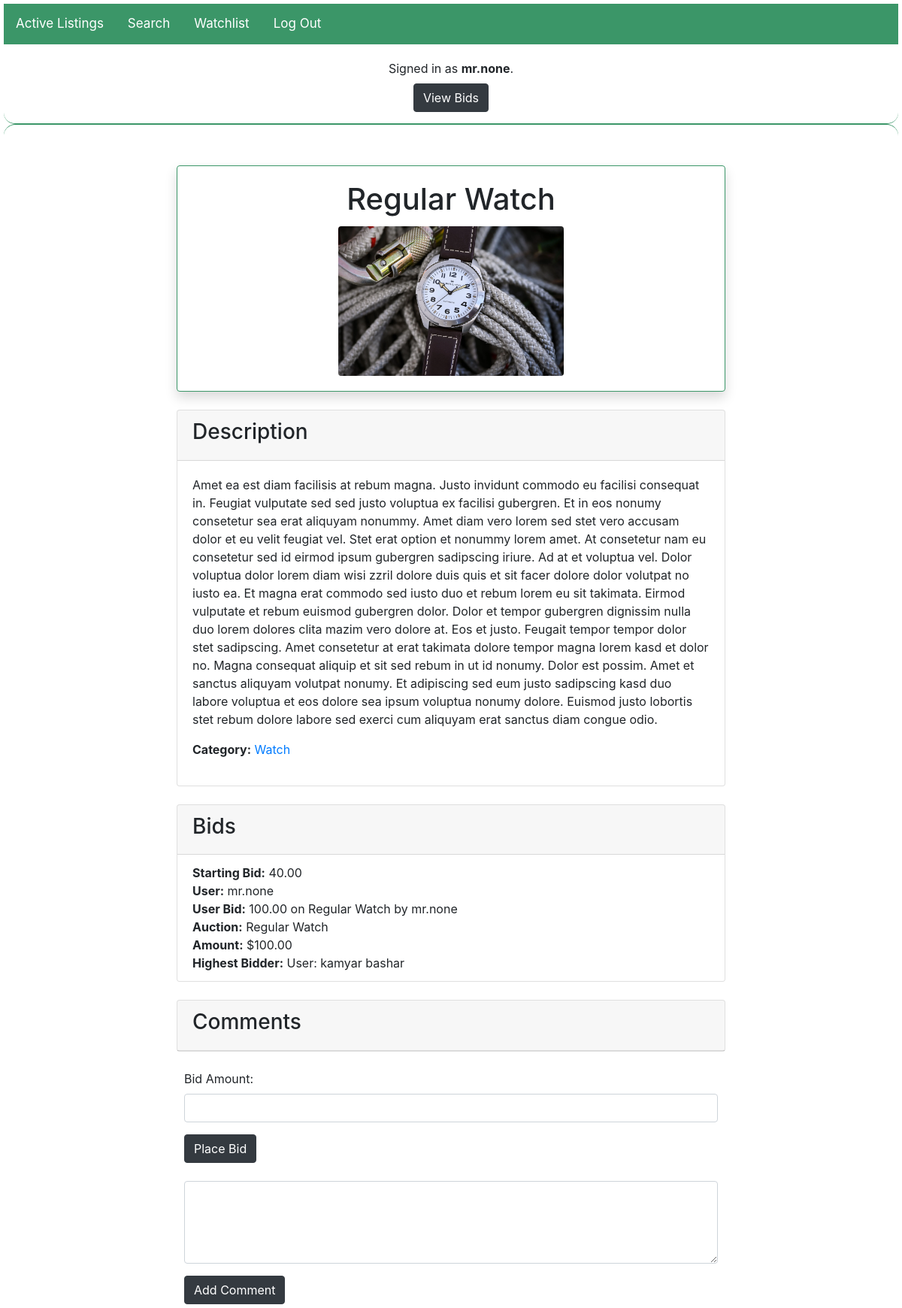
The page /listing/22/ (signed in) on the database its author committed.
### auctions/models.py (models this page shows, shortened)
class User(AbstractUser):
    name = models.CharField(max_length=64)
    lastname = models.CharField(max_length=64)
    email = models.EmailField(max_length=254, unique=True)
    def __str__(self):
        return f"User: {self.name} {self.lastname}"

class auction_listing(models.Model):
    user = models.ForeignKey(User, on_delete=models.CASCADE)
    title = models.CharField(max_length=64)
    description = models.TextField()
    price = models.DecimalField(max_digits=10, decimal_places=2, blank=True, null=True)
    starting_bid = models.DecimalField(max_digits=12, decimal_places=2, default=0)
    category = models.CharField(max_length=100, blank=True)
    image_url = models.ImageField(upload_to='auction_images/', blank=True, null=True )  # Define the ImageField
    bidss = models.IntegerField(default=1)
    created_at = models.DateTimeField(auto_now_add=True)
    active = models.BooleanField(default=True)
    winner = models.CharField(max_length=100, blank=True, null=True)
    highest_bid = models.DecimalField(max_digits=12, decimal_places=2, default=0)
    is_closed = models.BooleanField(default=False)

class bids(models.Model):
    user = models.ForeignKey(User, on_delete=models.CASCADE)
    amount = models.DecimalField(max_digits=10, decimal_places=2, default=0)
    created_at = models.DateTimeField(auto_now=True)
    auction = models.ForeignKey(auction_listing, on_delete=models.CASCADE, related_name='bids')  # Add related_name
    highest_bid = models.DecimalField(max_digits=12, decimal_places=2, default=0)
    starting_bid = models.DecimalField(max_digits=12, decimal_places=2, default=0)

### auctions/views.py (the view)
# urls.py: path('listing/<int:listing_id>/', views.listing_detail, name='listing_detail'),
@login_required
def listing_detail(request, listing_id):
    listing = get_object_or_404(auction_listing, pk=listing_id)
    user_auctions = auction_listing.objects.filter(user=request.user)
    user_bids = bids.objects.filter(auction__in=user_auctions)
    auction_bids = bids.objects.filter(auction=listing)
    highest_bid = auction_bids.aggregate(Max('amount'))['amount__max']
    highest_bidder = None
    if highest_bid is not None:
        highest_bid_obj = bids.objects.filter(auction=listing, amount=highest_bid).first()
        highest_bidder = highest_bid_obj.user
    user_bid = None
    if request.user.is_authenticated:
        user_bid = auction_bids.filter(user=request.user).first()
    winning_status = None
    if listing.is_closed and highest_bidder == request.user:
        winning_status = "Congratulations! You have won this auction."
    elif listing.is_closed:
        winning_status = "Sorry, you did not win this auction."
    context = {
        'listing': listing,
        'listing_comments': listing.comments.all(),
        'highest_bidder': highest_bidder,
        'user_bid': user_bid,
        'user_bids': user_bids,
        'winning_status': winning_status,
    }
    return render(request, 'auctions/listing_detail.html', context)

### auctions/models.py (called while the page is built)
    def __str__(self):
        return self.title

    def __str__(self):
        return f'{self.amount} on {self.auction} by {self.user.username}'

### auctions/templates/auctions/listing_detail.html (shortened to what this page needs)
{% extends "auctions/layout.html" %}
{% load crispy_forms_tags %}
{% block body %}
{% load static %}
<div class="container mt-4">
    <div class="row justify-content-center">
        <div class="col-lg-8">
            <div class="card border-custom shadow">
                <div class="card-body text-center">
                    <h1 class="card-title">{{ listing.title }}</h1>
                    {% if listing.image_url %}
                        <img src="{{ listing.image_url.url }}" alt="{{ listing.title }}" class="img-fluid mx-auto d-block rounded" style="max-width: 300px; max-height: 600px;">
                    {% else %}
                        <img src="{% static 'img/default.jpg' %}" alt="{{ listing.title }}" class="img-fluid mx-auto d-block rounded" style="max-width: 300px; max-height: 600px;">
                    {% endif %}
                </div>
            </div>
        </div>
    </div>
</div>
<div class="container mt-4">
    <div class="row justify-content-center">
        <div class="col-lg-8">
            <div class="card">
                <div class="card-header">
                    <h3>Description</h3>
                </div>
                <div class="card-body">
                    <p class="card-text">{{ listing.description }}</p>
                    <p><strong>Category:</strong><a href="{% url 'category_listings' listing.category %}"> {{ listing.category }}</a></p>
                </div>
            </div>
        </div>
    </div>
</div>
<div class="container mt-4">
    <div class="row justify-content-center">
        <div class="col-lg-8">
            <div class="card">
                <div class="card-header">
                    <h3>Bids</h3>
                </div>
                <ul class="list-group list-group-flush">
                        <li class="list-group-item">
                            <strong class="card-text">Starting Bid:</strong> {{ listing.starting_bid }}<br>
                            {% if user_bid %}
                            <strong>User:</strong> {{ user_bid.user.username }}<br>
                            <strong>User Bid:</strong> {{ user_bid }}<br>
                            <strong>Auction:</strong> {{ user_bid.auction.title }}<br>
                            <strong>Amount:</strong> ${{ user_bid.amount }}<br>
                            <strong>Highest Bidder:</strong> {{ highest_bidder }}<br>
                            {% endif %}
                        </li>
                </ul>
            </div>
        </div>
    </div>
</div>
<div class="container mt-4">
    <div class="row justify-content-center">
        <div class="col-lg-8">
            <div class="card">
                <div class="card-header">
                    <h3>Comments</h3>
                </div>
            </div>
        </div>
    </div>
</div>
<div class="container">
    <div class="container">
        <div class="row justify-content-center">
            <div class="col-md-8">
                <form action="{% url 'update_bid' listing.id %}" method="post" class="mt-4">
                    <div class="form-group">
                        <label for="bid_amount">Bid Amount:</label>
                        <input type="number" id="bid_amount" name="bid" step="0.01" class="form-control" required>
                    </div>
                    <button type="submit" class="btn btn-dark">Place Bid</button>
                </form>
            </div>
        </div>
    </div>
<div class="container">
    <div class="row justify-content-center">
        <div class="col-md-8">
            <form action="{% url 'add_comment' listing.id %}" method="post" class="mt-4">
                <textarea name="comment_text" rows="4" cols="50" class="form-control mb-3"></textarea>
                <button type="submit" class="btn btn-dark">Add Comment</button>
            </form>
        </div>
    </div>
</div>
{% endblock %}

### auctions/templates/auctions/layout.html (shortened to what this page needs)
{% load static %}
<!DOCTYPE html>
<html lang="en">
  <head>
    <link rel="stylesheet" href="https://stackpath.bootstrapcdn.com/bootstrap/4.4.1/css/bootstrap.min.css">
    <link href="{% static 'css/styles.css' %}" rel="stylesheet">
  </head>
  <body>
    <ul class="nav">
      <li class="nav-item">
        <a class="nav-link" href="{% url 'index' %}">Active Listings</a>
        <a class="nav-link" href="{% url 'categories' %}?next={{ request.path }}">Search</a>
        <a class="nav-link" href="{% url 'watchlist' %}?next={{ request.path }}">Watchlist</a>
      </li>
      {% if user.is_authenticated %}
        <li class="nav-item">
          <a class="nav-link" href="{% url 'logout' %}">Log Out</a>
        </li>
      {% endif %}
    </ul>
    <div>
      {% block conditional_content %}
      {% if user.is_authenticated %}
          <p class="center">Signed in as <strong>{{ user.username }}</strong>.<br>
          <a href="{% url 'bids' %}" class="btn btn-dark mt-2">View Bids</a></p>
          {% else %}
          <div class="signin center">
              <p style="display: inline;">Not signed in. Click here to</p>
              <a href="{% url 'login' %}" style="display: inline;" class="login">Login</a>
          </div>
          {% endif %}
        {% endblock %}
      </div>
      <hr id="three" data-symbol="BREAK">
    {% block body %}
    {% endblock %}
  </body>
</html>

### auctions/static/css/styles.css (style rules this page uses)
body { padding: 5px; }
.nav { overflow: hidden; background-color: #3b9668; }
.nav a { float: left; display: block; color: white; text-align: center; padding: 14px 16px; text-decoration: none; font-size: 17px; }
.center { text-align: center; margin-top: 20px; }
hr { overflow: visible; height: 30px; border-style: solid; border-color: #3b9668; border-width: 1px 0 0 0; border-radius: 20px; }
hr:before { display: block; content: ""; height: 30px; margin-top: -31px; border-style: solid; border-color: #3b9668; border-width: 0 0 1px 0; border-radius: 20px; }
.border-custom { border-color: #3b9668; }

### rows shown on the page
User: username "mr.none"
auction_listing: title "Regular Watch", image_url (picture), description "Amet ea est diam facilisis at rebum magna. Justo invidunt commodo eu facilisi consequat in. Feugiat vulputate sed sed justo voluptua ex facilisi gubergren. Et in eos nonumy consetetur sea erat aliquyam nonummy. Amet diam vero lorem sed stet vero accusam dolor et eu velit feugiat vel. Stet erat option et nonummy lorem amet. At consetetur nam eu consetetur sed id eirmod ipsum gubergren sadipscing iriure. Ad at et voluptua vel. Dolor voluptua dolor lorem diam wisi zzril dolore duis quis et sit facer dolore dolor volutpat no iusto ea. Et magna erat commodo sed iusto duo et rebum lorem eu sit takimata. Eirmod vulputate et rebum euismod gubergren dolor. Dolor et tempor gubergren dignissim nulla…", category "Watch", starting_bid "40.00"
bids: user.username "mr.none", amount+auction+user "100.00 on Regular Watch by mr.none", auction "Regular Watch", amount "100.00"
User: name+lastname "User: kamyar bashar"
